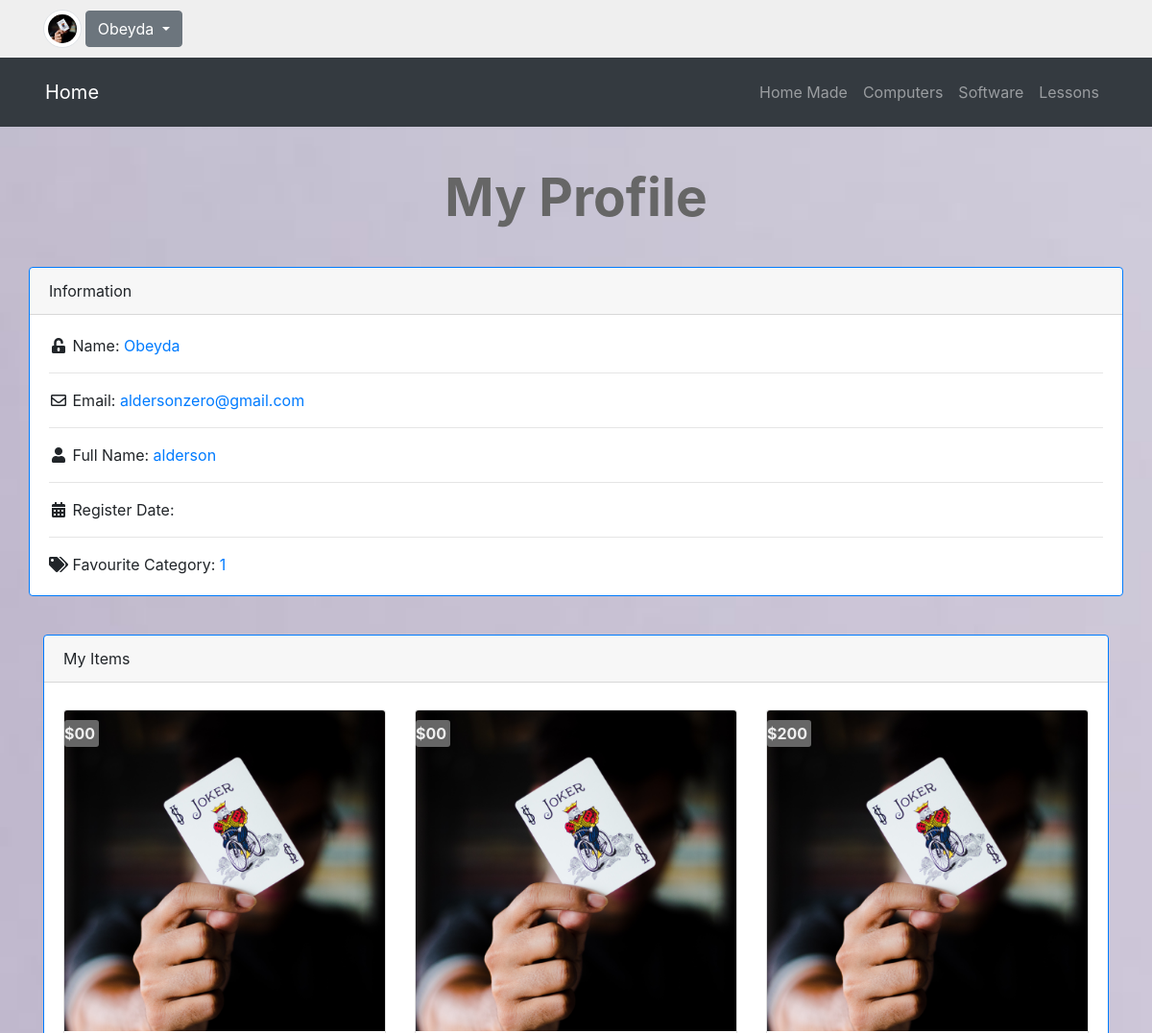
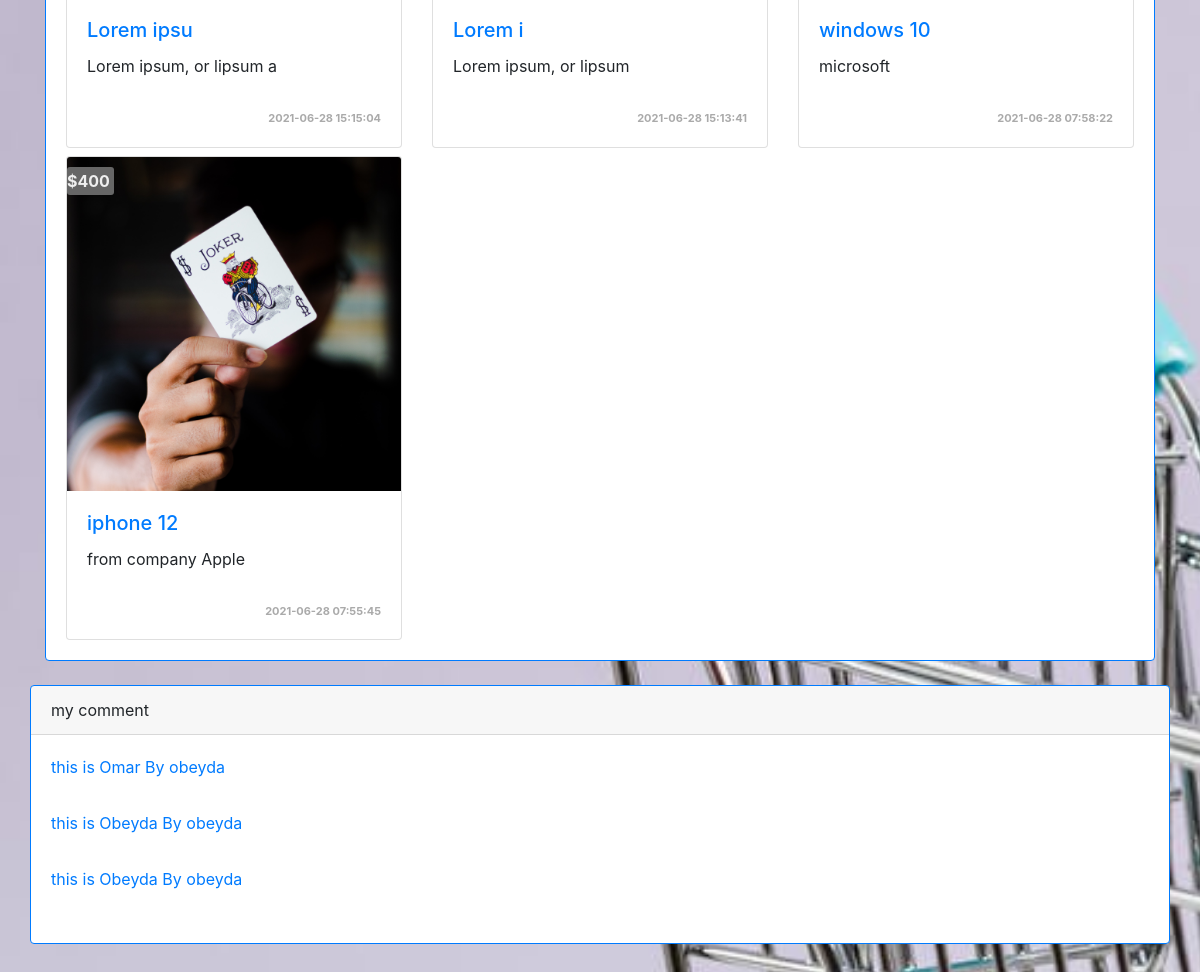
Page /Profile.php (signed in) on the committed database (2 pictures, top to bottom).
### tables this page shows
CREATE TABLE `categories` (
  `ID` int(11) NOT NULL,
  `Name` varchar(255) NOT NULL,
  `Description` text NOT NULL,
  `Ordering` int(11) DEFAULT NULL,
  `Visibility` tinyint(4) NOT NULL DEFAULT 0,
  `Allow_Comment` tinyint(4) NOT NULL DEFAULT 0,
  `Allow_Ads` tinyint(4) NOT NULL DEFAULT 0
);

CREATE TABLE `users` (
  `UserID` int(11) NOT NULL COMMENT 'To identify User',
  `Username` varchar(255) NOT NULL COMMENT 'Username To Login',
  `Password` varchar(255) NOT NULL COMMENT 'Password To Login',
  `Email` varchar(255) NOT NULL,
  `FullName` varchar(255) NOT NULL,
  `GroupID` int(11) NOT NULL DEFAULT 0 COMMENT 'identify User Group',
  `TrustStatus` int(11) NOT NULL DEFAULT 0 COMMENT 'Seller Rank',
  `RegStatus` int(11) NOT NULL DEFAULT 0 COMMENT 'User Approval',
  `Date` datetime DEFAULT NULL,
  `Avatar` varchar(255) NOT NULL
);

CREATE TABLE `items` (
  `Item_ID` int(11) NOT NULL,
  `Name` varchar(255) NOT NULL,
  `Description` text NOT NULL,
  `Price` varchar(255) NOT NULL,
  `Add_Date` datetime NOT NULL,
  `Country_Made` varchar(255) NOT NULL,
  `Image` varchar(255) NOT NULL,
  `Status` varchar(255) NOT NULL,
  `Rating` smallint(6) NOT NULL,
  `Approve` tinyint(4) NOT NULL DEFAULT 0,
  `Cat_ID` int(11) NOT NULL,
  `Member_ID` int(11) NOT NULL
);

CREATE TABLE `comments` (
  `c_id` int(11) NOT NULL,
  `comment` text NOT NULL,
  `status` tinyint(4) NOT NULL,
  `comment_date` datetime NOT NULL,
  `item_id` int(11) NOT NULL,
  `user_id` int(11) NOT NULL
);

### init.php (called while the page is built, shortened)
<?php
     include 'Admin/connect.php';
     $sessionUser = '';
     if(isset($_SESSION['user'])){
      $sessionUser = $_SESSION['user'];
     }
        $tem = 'includes/templates/';
        $css = 'layout/css/';
        $func = 'includes/functions/';
        include $func . 'functions.php';
        include $tem . 'header.php';

### includes/functions/functions.php (called while the page is built, shortened)
<?php
    function getCats(){
        global $con;
        $getcat = $con->prepare("SELECT * FROM categories ORDER BY ID ASC");
        $getcat->execute();
        $cats = $getcat->fetchAll();
        return $cats;
    }
    function getItems($where, $value, $approv = NULL){
        global $con;
        if($approv == NULL){
            $sql = 'AND Approve = 1';
        }else {
            $sql = NULL;
        }
        $getitem = $con->prepare("SELECT * FROM items WHERE $where = ? $sql ORDER BY Item_ID DESC");
        $getitem->execute(array($value));
        $items = $getitem->fetchAll();
        return $items;
    }

### Profile.php (the view, shortened to what this page needs)
<?php
    include 'init.php';
    if(isset($_SESSION['user'])){
        $getUser = $con->prepare("SELECT * FROM users WHERE Username = ? ");
        $getUser->execute(array($sessionUser));
        $info = $getUser->fetch();
?>
        <h2 class="text-center">My Profile</h2>
    <div class="information mt-4">
        <div class="container">
      <div class="row">
            <div class="card border-primary mb-3 w-100">
                <div class="card-header">Information</div>
                    <div class="card-body card-span">
                    <i class="fas fa-unlock-alt fa-fw"></i>
                    Name:<span class="card-text text-primary"> <?php echo $info['Username']; ?></span><hr>
                    <i class="far fa-envelope fa-fw"></i>
                    Email:<span class="card-text text-primary"> <?php echo $info['Email']; ?></span><hr>
                    <i class="fas fa-user fa-fw"></i>
                    Full Name:<span class="card-text text-primary"> <?php echo $info['FullName']; ?></span><hr>
                    <i class="fas fa-calendar-alt fa-fw"></i>
                    Register Date:<span class="card-text text-primary"> <?php echo $info['Date']; ?></span><hr>
                    <i class="fas fa-tags fa-fw"></i>
                    Favourite Category:<span class="card-text text-primary"> <?php echo $info['UserID']; ?></span>
                    </div>
                </div>
            </div>
        </div>
    </div>
  <div class="my-advs mt-4">
        <div class="container">
            <div class="card border-primary mb-3 w-100">
                <div class="card-header" id="Items">My Items</div>
                    <div class="card-body">
                    <?php
                    if(! empty(getitems('Member_ID', $info['UserID']))){
                        echo '<div class="row">';
                        foreach(getitems('Member_ID', $info['UserID'], 1) as $item){
                                echo '<div class="col-sm-6 col-md-4 mt-2">';
                                    echo '<div class="card">';
                                    echo '<span class="card-text card-hover">' . $item['Price'] . '</span>';
                                    echo '<img src="cards.jpg" class="card-img-top" alt="joker" title="Card-joker">';
                                    echo '<div class="card-body">';
                                        echo '<h5 class="card-title"><a href="items.php?itemid=' . $item['Item_ID'] . '">' . $item['Name'] . '</a></h5>';
                                        echo '<p class="card-text">' . $item['Description'] . '</p>';
                                        echo '<div class="date">' . $item['Add_Date'] . '</div>';
                                        echo '</div>';
                                    echo '</div>';
                                echo '</div>';
                            }
                        echo '</div>';
                    }else {
                        echo "There's No Ads To Show, Create New Ad <a href='newAd.php'>New Ad</a>";
                    }
                            ?>
                </div>
            </div>
        </div>
    </div>
  <div class="my-comment mt-4">
        <div class="container">
         <div class="row">
            <div class="card border-primary mb-3 w-100">
                <div class="card-header">my comment</div>
                    <div class="card-body text-primary">
                        <?php
                          $getcom = $con->prepare("SELECT comment FROM comments WHERE user_id = ?");
                          $getcom->execute(array($info['UserID']));
                          $comments = $getcom->fetchAll();
                          if(! empty($comments)){
                              foreach($comments as $comment){
                                  echo '<p>' . $comment['comment'] . '</p>';
                              }
                              echo '</div>';
                          }else{
                              echo "There's No Comment To Show";
                          }
                        ?>
                </div>
            </div>
        </div>
    </div>
<?php
    }else{
        header('Location:login.php');
        exit();
    }
     include  $tem . 'footer.php';
 ?>

### includes/templates/header.php (shortened to what this page needs)
<!DOCTYPE html>
<html lang="en">
<head>
    <link rel="stylesheet" href="<?php  echo $css ;?>bootstrap.min.css" />
    <link rel="stylesheet" href="<?php  echo $css ;?>all.min.css" />
    <link rel="stylesheet" href="<?php  echo $css ;?>brands.min.css" />
    <link rel="stylesheet" href="<?php  echo $css ;?>fontawesome.min.css" />
    <link rel="stylesheet" href="<?php  echo $css ;?>jquery-ui.min.css" />
    <link rel="stylesheet" href="<?php  echo $css ;?>jquery.selectBoxIt.css" />
    <link rel="stylesheet" href="<?php  echo $css ;?>frontEnd.css" />
</head>
<body>
    <div class="upper-bar">
        <div class="container">
            <?php
                 if(isset($_SESSION['user'])){ ?>
                    <img src="cards.jpg" class="img-thumbnail rounded-circle my-image" />
                    <div class="dropdown d-inline my-drop">
                        <button class="btn btn-secondary dropdown-toggle" type="button" id="dropdownMenuButton1" data-bs-toggle="dropdown" aria-expanded="false">
                            <?php echo $sessionUser; ?>
                        </button>
                    </div>
        <?php        } else{     ?>
                      <a href="login.php">
                         <span class="">Login/Signup</span>
                     </a>
               <?php }  ?>
        </div>
    </div>
    <nav class="navbar navbar-expand-lg  navbar-dark bg-dark">
        <div class="container">
            <a class="navbar-brand" href="index.php">Home</a>
                <div class="collapse navbar-collapse  justify-content-end" id="app-nav">
                    <ul class="navbar-nav me-auto mb-2 mb-lg-0">
                       <?php
                        foreach(getCats() as $cat){
                            echo '<li class="nav-item"><a class="nav-link" href="categories.php?pageid=' . $cat['ID'] .'">' . $cat['Name'] . '</a></li>';
                        }
                       ?>
                    </ul>
            </div>
        </div>
    </nav>

### layout/css/frontEnd.css (style rules this page uses)
body { background: url("../images/login.jpeg") no-repeat; background-size: cover; background-color: #333; font-size: 16px; height: 3000px; }
.upper-bar { background-color: #efefef; color: rgb(169, 196, 49); font-weight: bold; padding: 10px; }
.my-image { width: 40px; }
.my-drop { z-index: 1; }
h2 { font-size: 55px; margin: 40px 0; font-weight: bold; color: #666; }
.navbar { padding: 1rem 2rem; }
.card { position: relative; }
.card-hover, .price-card { position: absolute; background-color: #666; color: #efefef; border-radius: 3px; font-weight: bold; cursor: pointer; padding: 2px 4px 2px 0px; top: 10px; transition: 0.3s all ease-out; }
.card .card-body p { height: 40px; max-height: 40px; }
.date { float: right; font-size: 11px; color: #aaa; font-weight: bold; }

### rows in the picture
categories: Name "Home Made"
categories: Name "Computers"
categories: Name "Software"
categories: Name "Lessons"
users: Username "Obeyda", Email "aldersonzero@gmail.com", FullName "alderson", UserID "1"
items: Price "$00", Name "Lorem ipsu", Description "Lorem ipsum, or lipsum a", Add_Date "2021-06-28 15:15:04"
items: Price "$00", Name "Lorem i", Description "Lorem ipsum, or lipsum", Add_Date "2021-06-28 15:13:41"
items: Price "$200", Name "windows 10", Description "microsoft", Add_Date "2021-06-28 07:58:22"
items: Price "$400", Name "iphone 12", Description "from company Apple", Add_Date "2021-06-28 07:55:45"
comments: comment "this is Omar By obeyda"
comments: comment "this is Obeyda By obeyda"
comments: comment "this is Obeyda By obeyda"

### other values in the picture
$sessionUser "Obeyda"
